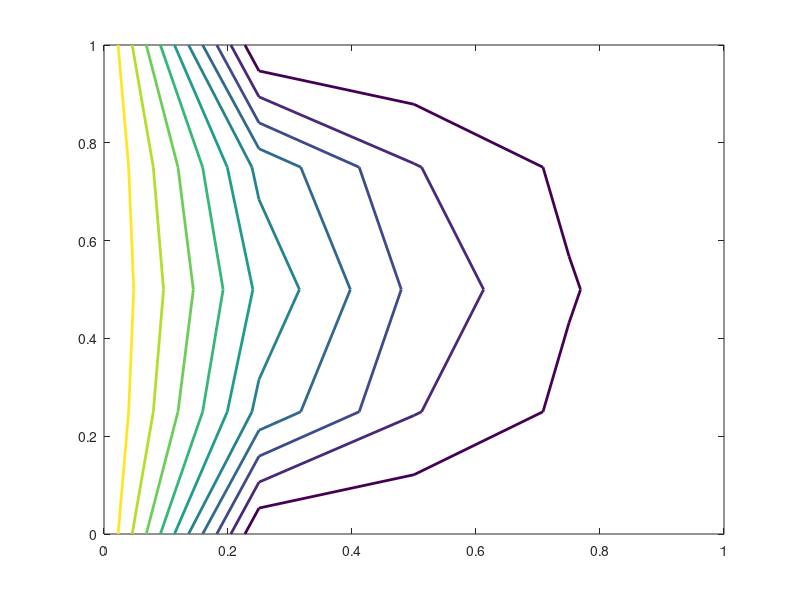

Recreate this plot in MATLAB.
%% Diffusion2D_Iterative
% ------------------------------------------------------------------------------
% This is an iterative finite-difference solver for 2-dimensional, Laplacian 
% heat diffusion in cartesian coordinates using Dirichlet boundary conditions
% ∇⋅∇ T = 0
% This solver implements a successive over-relaxation algorithm by introducing a
% pseudo-timestepping term in order to converge more quickly upon the solution
% ------------------------------------------------------------------------------
clear all; close all; clc;

%% Computational Parameters
% ------------------------------------------------------------------------------

% Define physical domain
h = 1.0;
w = 1.0;

% Define mesh size
fprintf('Maximum number of points in x-direction') % separate print and input
                                                   % b/c vscode extension
i_max = input('');
fprintf('Maximum number of points in y-direction')
j_max = input('');

% Define temperature at boundry
T_boundry = 100.0;

% Define iteration parameters
residual = 1.0E5;
epsilon = 1.0E-9;

% Define relaxation factor (pseudo-timestepping)
Deltatau = 1.8;

% Calculate step sizes
Deltax = w/(i_max-1);
Deltay = h/(j_max-1);

% Define x and y values
for i = 1:i_max
    for j = 1:j_max
        x(i,j) = Deltax*(i-1);
        y(i,j) = Deltay*(j-1);
        % k = pmap(i,j,i_max); % Alternative to reshape (below)
        % T_plot(i,j) = T(k,1);
    end
end

%% Script
% ------------------------------------------------------------------------------

% Discretize and convert to a linear system A*T = b

% Init
T = zeros(i_max,j_max);
% Apply BCs
T(1,:) = T_boundry;

% Define Coefficient Matrix
iter = 1;
T_old = T;
tstart = tic; % Measure computation time
while (residual > epsilon)  
    for i = 2:i_max-1
        for j = 2:j_max-1
            % T(i,j) = ((T(i+1,j)+T(i-1,j))/Deltax^2 + (T(i,j+1)+T(i,j-1))/Deltay^2)/(2.0/Deltax^2 + 2.0/Deltay^2); % Unrelaxed Gauss-Seidal
            % T(i,j) = T(i,j) + ( (T(i+1,j)-2*T(i,j)+T(i-1,j))/Deltax^2 + (T(i,j+1)-2*T(i,j)+T(i,j-1))/Deltay^2 ) / (2.0/Deltax^2 + 2.0/Deltay^2); % Relaxation form w/ same performance (no OVER-relaxation)
            % overrelaxation: Δτ > 1.0   --Increases rate of convergence, too large will diverge
            T(i,j) = T(i,j) + Deltatau*( (T(i+1,j)-2*T(i,j)+T(i-1,j))/Deltax^2 + (T(i,j+1)-2*T(i,j)+T(i,j-1))/Deltay^2 ) / (2.0/Deltax^2 + 2.0/Deltay^2);
        end
    end
    iter = iter + 1;
    residual = norm(T-T_old);
    fprintf(1,'iter = %i, residual = %g\n',iter,log10(residual))
    T_old = T;
    % draw pseudo-time evolution live
    % contour(x,y,T,'LineWidth',2);
    % drawnow;
end
toc(tstart);

%% Output Results
% ------------------------------------------------------------------------------

% Produce isotherm level contour plot of data
contour(x,y,T,'LineWidth',2)